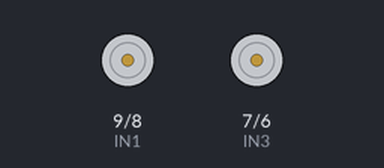
Recording of a sketch running on a simulated Arduino Uno, built with avr-gcc and run on an emulated ATmega328P. Shown: motor-driver pin pairs drawn as motors (green arrow = first pin HIGH = forward, orange = second pin HIGH = backward, longer = more drive, scaled by the enable pin).

Above: at 10.39 s.
Timing chart, 0 to 40.0 s (numbered marks = the images above):
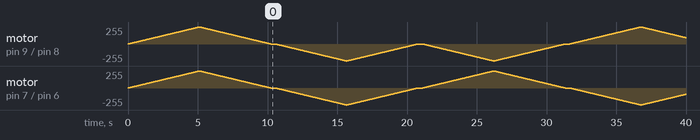

The sketch:

L298N_DCMotor_test.ino
```cpp
/*
  This program controls 2 DC motor attached to a body with a L298N motor driver.
  First, 2 wheels roll forwards.
  Second, 2 wheels roll backwards.
  Third, the body turns clockwise.
  Last, the body turns counterclockwise.

  The speed of the motor is controlled with ENA and ENB pin.
*/

// Motor Connections
#define ENA 10  // Right Side Motor
#define IN1 9
#define IN2 8
#define ENB 5  // Left Side Motor
#define IN3 7
#define IN4 6

void motorAccel()
{
  for (int i = 0; i < 256; i++) // i++
  {
    analogWrite(ENA, i);
    analogWrite(ENB, i);
    delay(20);
  }
}

void motorDecel()
{
  for (int i = 255; i >= 0; --i) // --i
  {
    analogWrite(ENA, i);
    analogWrite(ENB, i);
    delay(20);
  }
}

void setForward()
{
  digitalWrite(IN1, HIGH);
  digitalWrite(IN2, LOW);
  digitalWrite(IN3, HIGH);
  digitalWrite(IN4, LOW);
}

void setBackward()
{
  digitalWrite(IN1, LOW);
  digitalWrite(IN2, HIGH);
  digitalWrite(IN3, LOW);
  digitalWrite(IN4, HIGH);
}

void setClockwise()
{
  digitalWrite(IN1, LOW);
  digitalWrite(IN2, HIGH);
  digitalWrite(IN3, HIGH);
  digitalWrite(IN4, LOW);
}

void setCounterclockwise()
{
  digitalWrite(IN1, HIGH);
  digitalWrite(IN2, LOW);
  digitalWrite(IN3, LOW);
  digitalWrite(IN4, HIGH);
}

void stopMotors()
{
  digitalWrite(IN1, LOW);
  digitalWrite(IN2, LOW);
  digitalWrite(IN3, LOW);
  digitalWrite(IN4, LOW);
}

void setup()
{
  pinMode(ENA, OUTPUT);
  pinMode(IN1, OUTPUT);
  pinMode(IN2, OUTPUT);
  pinMode(ENB, OUTPUT);
  pinMode(IN3, OUTPUT);
  pinMode(IN4, OUTPUT);

  // Start with motors off
  digitalWrite(IN1, LOW);
  digitalWrite(IN2, LOW);
  digitalWrite(IN3, LOW);
  digitalWrite(IN4, LOW);

  analogWrite(ENA, 0);
  analogWrite(ENB, 0);
}

void loop() {
  // Forward
  setForward();
  motorAccel();
  motorDecel();

  stopMotors();
  delay(300);

  // Backward
  setBackward();
  motorAccel();
  motorDecel();

  stopMotors();
  delay(300);

  // Turn Clockwise
  setClockwise();
  motorAccel();
  motorDecel();

  stopMotors();
  delay(300);

  // Turn Counterclockwise
  setCounterclockwise();
  motorAccel();
  motorDecel();

  stopMotors();
  delay(300);
}
```
